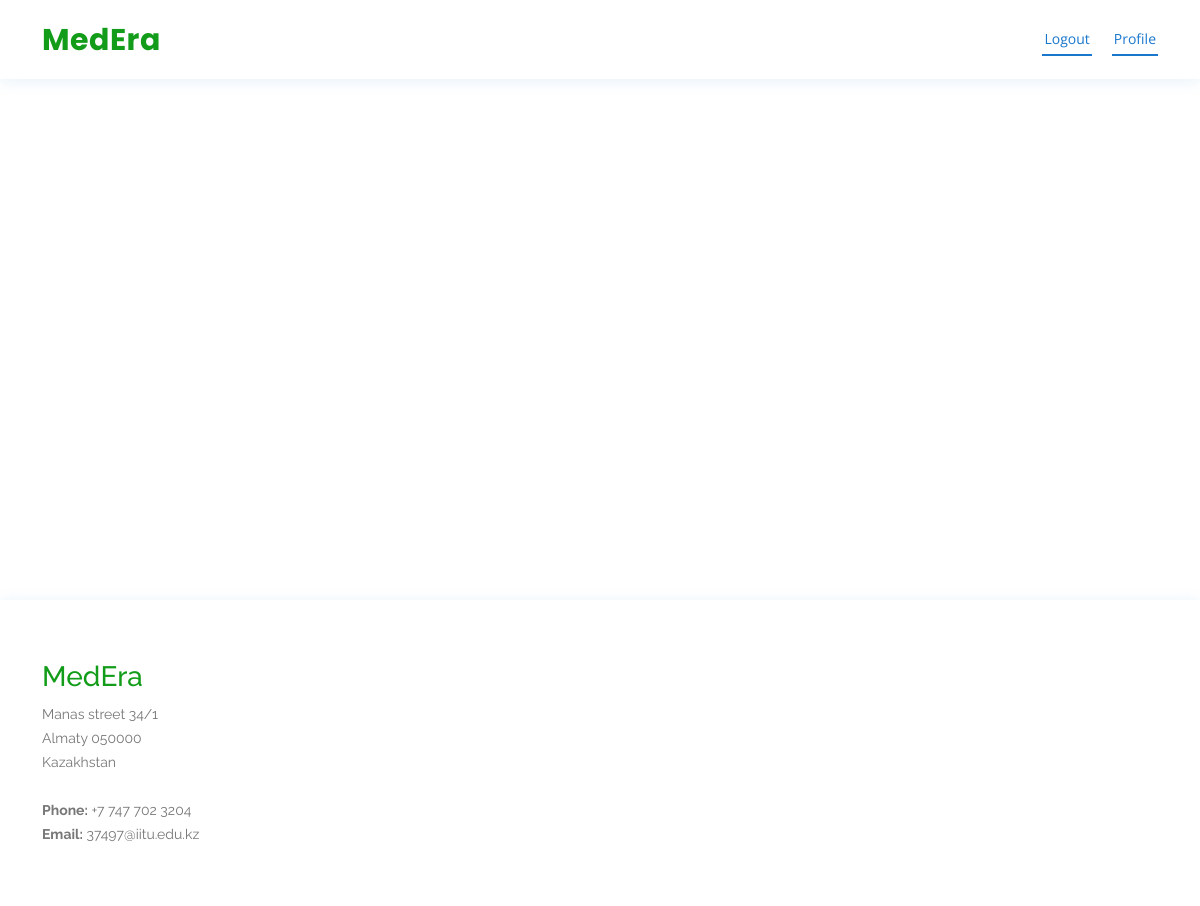
The page /profile/ (signed in) on the database as committed earlier.
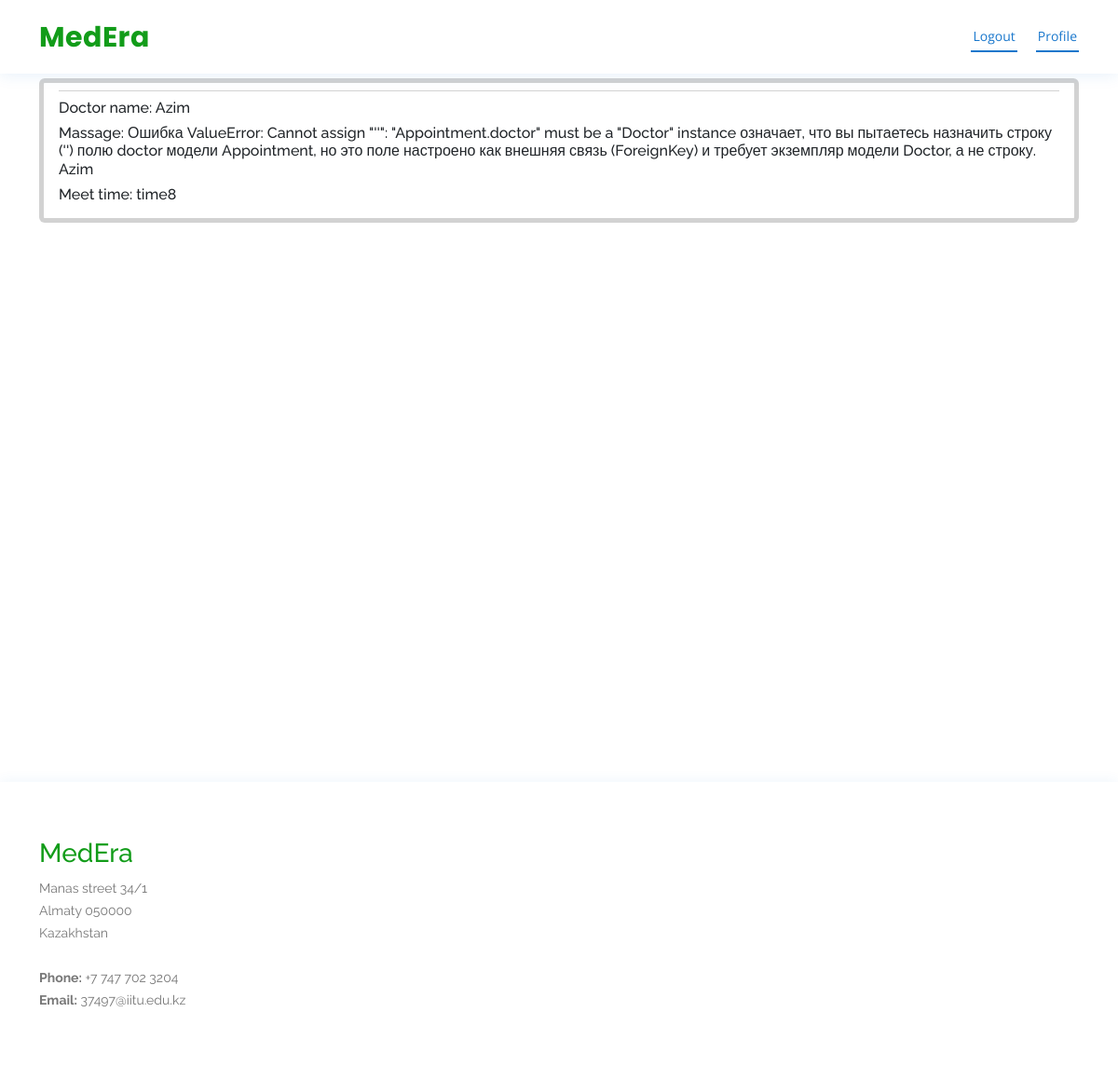
The same page on the database as committed later.
### recordingForm/models.py (models this page shows, shortened)
class Appointment(models.Model):
    doctor_name = models.CharField(max_length=100)
    user_id = models.CharField(max_length=10000)
    name = models.CharField(max_length=100)
    last_name = models.CharField(max_length=100)
    message = models.CharField(max_length=500)
    email = models.EmailField()
    phone = models.CharField(max_length=15)
    meet_time = models.CharField(max_length=100)

### userprofile/views.py (the view)
# urls.py: path("profile/", include("userprofile.urls", namespace="profile")),
def userprofile(request):
    appointments = Appointment.objects.all()
    for appointment in appointments:
        appointment.user_id = int(appointment.user_id) if appointment.user_id.isdigit() else None
    return render(request,'userprofile/index.html',{'appointments':appointments})

### userprofile/templates/userprofile/index.html (shortened to what this page needs)
{% extends "base.html" %} {% load static %} {% block head %}
<link rel="stylesheet" href="{% static 'css/userprofile/style.css' %}" />
{% endblock head %} {% block content %}
<body>
    <div class="container">
        {% for appointment in appointments %}
        <div class="container__inner">
                {% if appointment.user_id == user.id %}
                    <div class="card mt-5 border-5 pt-2 active pb-0 px-3">
                        <div class="card-footer bg-white px-0">
                        <div class="row">
                            <h6>Doctor name:<span> {{appointment.doctor_name}} </span></h6>
                        </div>
                        <div class="row">
                            <h6>Massage:<span> {{appointment.message}} </span></h6>
                        </div>
                        <div class="row">
                            <h6>Meet time:<span> {{appointment.meet_time}} </span></h6>
                        </div>
                    </div>
                {% endif %}
          </div>
          {% endfor %}
      </div>
    </div>
</body>
{% endblock content %} {% block scripts %} {% endblock scripts %}

Rows that differ between the two databases and show on the page:
added Appointment: doctor_name "Azim", message "Ошибка ValueError: Cannot assign \"''\": \"Appointment.doctor\" must be a \"Doctor\" instance означает, что вы пытаетесь назначить строку ('') полю doctor модели Appointment, но это поле настроено как внешняя связь (ForeignKey) и требует экземпляр модели Doctor, а не строку. Azim", meet_time "time8"
